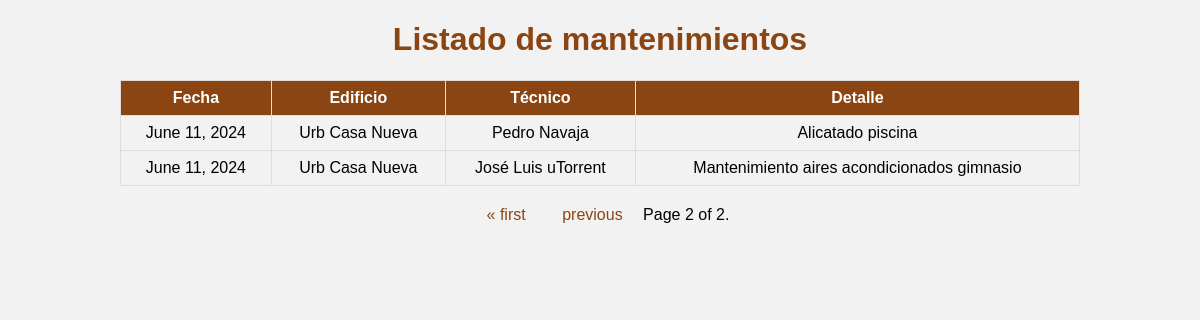
Screenshot of /?page=2 with the database file from the repository.
### edificios/models.py (models this page shows, shortened)
class Mantenimiento(models.Model):
  fecha = models.DateField()
  descripcion = models.TextField()
  edificio = models.ForeignKey(Edificio, on_delete=models.CASCADE)
  tecnico = models.ForeignKey(Tecnico, on_delete=models.CASCADE)

class Edificio(models.Model):
  nombre = models.CharField(max_length=100)
  direccion = models.CharField(max_length=100)
  contacto = models.EmailField()

class Tecnico(models.Model):
  nombre = models.CharField(max_length=100)
  especialidad = models.CharField(max_length=200)
  contacto = models.EmailField()

### edificios/views.py (the view)
# urls.py: path('', views.listado_mantenimientos, name='listado_mantenimientos'),
def listado_mantenimientos(request):
  mantenimientos = Mantenimiento.objects.all()
  paginator = Paginator(mantenimientos, 3)
  page_number = request.GET.get('page')
  page_obj = paginator.get_page(page_number)
  return render(request, 'edificios/listado.html', {'page_obj': page_obj})

### edificios/templates/edificios/listado.html (shortened to what this page needs)
<!DOCTYPE html>
<html lang="en">
<head>
    {% load static %}
    <link rel="stylesheet" href="{% static 'css/estilo.css' %}">
</head>
<body>
    <h1>Listado de mantenimientos</h1>
    <table>
        <tr>
            <th>Fecha</th>
            <th>Edificio</th>
            <th>Técnico</th>
            <th>Detalle</th>
        </tr>
        {% for mantenimiento in page_obj.object_list %}
        <tr>
            <td>{{ mantenimiento.fecha}}</td>
            <td>{{ mantenimiento.edificio.nombre}}</td>
            <td>{{ mantenimiento.tecnico.nombre}}</td>
            <td>{{ mantenimiento.descripcion}}</td>
        </tr>
        {% endfor %}
    </table>
    <div class="pagination">
        <span class="step-links">
            {% if page_obj.has_previous %}
                <a href="?page=1">&laquo; first</a>
                <a href="?page={{ page_obj.previous_page_number }}">previous</a>
            {% endif %}
            <span class="current">
                Page {{ page_obj.number }} of {{ page_obj.paginator.num_pages }}.
            </span>
        </span>
    </div>
</body>
</html>

### edificios/static/css/estilo.css (style rules this page uses)
body { background-color: #f2f2f2; font-family: Arial, sans-serif; margin: 0; padding: 0; }
h1 { text-align: center; color: #8B4513; }
table { margin: 0 auto; border-collapse: collapse; width: 80%; }
th, td { border: 1px solid #ddd; padding: 8px; text-align: center; }
th { background-color: #8B4513; color: white; }
tr:nth-child(even) { background-color: #f2f2f2; }
a { text-decoration: none; color: #8B4513; }
.pagination { display: flex; justify-content: center; margin-top: 20px; }
.pagination a { color: #8B4513; padding: 8px 16px; text-decoration: none; transition: background-color .3s; }

### rows the page displays
Mantenimiento: fecha "June 11, 2024", edificio.nombre "Urb Casa Nueva", tecnico.nombre "Pedro Navaja", descripcion "Alicatado piscina"
Mantenimiento: fecha "June 11, 2024", edificio.nombre "Urb Casa Nueva", tecnico.nombre "José Luis uTorrent", descripcion "Mantenimiento aires acondicionados gimnasio"

### other values shown
{{ page_obj.number }} "2"
{{ page_obj.paginator.num_pages }} "2"
